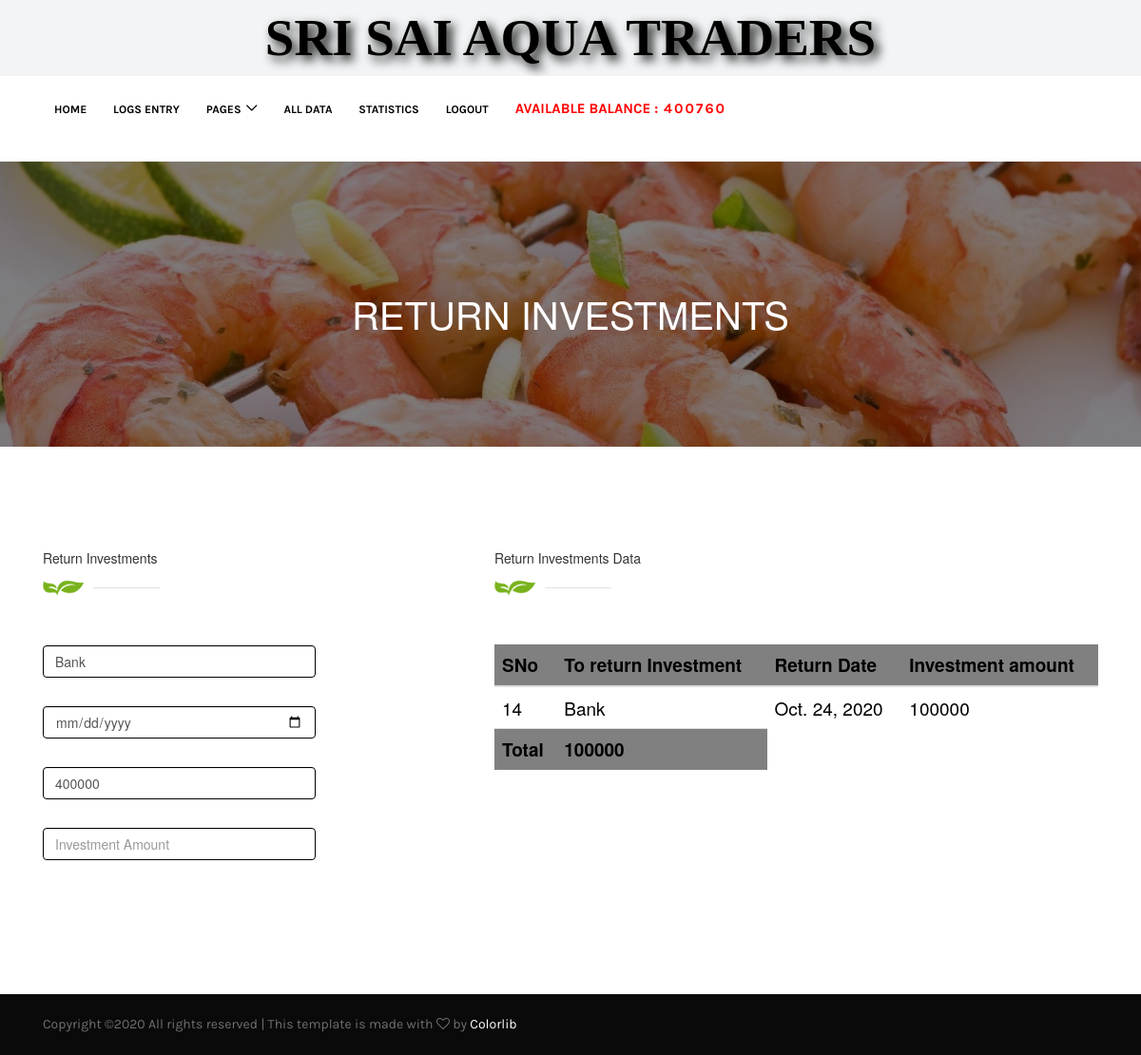
Page /retpay/16/ (signed in) on the committed database.
### pages/models.py (models this page shows, shortened)
class Investment(models.Model):
	From_Investment=models.CharField(max_length=50)
	Investment_Date=models.DateField(null=True)
	Investment_amount=models.IntegerField()

class Returninvestment(models.Model):
	id1=models.IntegerField(null=True)
	To_Return_Investment=models.CharField(max_length=50)
	Return_Investment_Date=models.DateField(null=True)
	Investment_amount=models.IntegerField()

### pages/views.py (the view, shortened to what this page needs)
# urls.py: path('retpay/<id>/', views.retpay,name="retpay"),
@login_required(login_url='/login/')
def retpay(request,id):
	if request.method=='GET':
		form=returninvestform()
	investment=Investment.objects.all().aggregate(Sum('Investment_amount'))['Investment_amount__sum'] or 0
	payment=Logs_Table.objects.all().aggregate(Sum('Payment'))['Payment__sum'] or 0
	returninvestment=Returninvestment.objects.all().aggregate(Sum('Investment_amount'))['Investment_amount__sum'] or 0
	paycom=Logs_Table.objects.all().aggregate(Sum('Total'))['Total__sum'] or 0
	retpays=Returninvestment.objects.all().aggregate(Sum('Investment_amount'))['Investment_amount__sum'] or 0
	idreturn=Returninvestment.objects.filter(id1=id).aggregate(Sum('Investment_amount'))['Investment_amount__sum'] or 0
	bankinterest=Bankinterest.objects.all().aggregate(Sum('Amount'))['Amount__sum'] or 0
	idinvest=Investment.objects.filter(id=id).aggregate(Sum('Investment_amount'))['Investment_amount__sum'] or 0
	context={
	'invlogs':Investment.objects.get(id=id),
	'idavail':idinvest-idreturn,
	'availbalance':math.floor(investment+paycom-payment-retpays-bankinterest),
	'invtotal':returninvestment,
	'investment':investment-returninvestment,
	'retinvestdata':Returninvestment.objects.all(),
	'form':form,
	}
	return render(request,'retpay.html',context)

### pages/forms.py
class returninvestform(forms.ModelForm):
	class Meta:
		model=Returninvestment
		fields=[
		'id1',
		'To_Return_Investment',
		'Return_Investment_Date',
		'Investment_amount',
		]

### pages/templates/retpay.html (shortened to what this page needs)
{% extends 'base.html' %}
{% load static %}
{% block content %}
<div class="breadcrumb-area bg-img bg-overlay jarallax" style="background-image: url({% static 'img/fishbanner.jpg' %});">
    <div class="container h-100">
      <div class="row h-100 align-items-center">
        <div class="col-12">
          <div class="breadcrumb-text">
            <h2> Return Investments</h2>
          </div>
        </div>
      </div>
    </div>
  </div>
  <section class="contact-area section-padding-100-0">
    <div class="container">
      <div class="row justify-content-between">
        <div class="col-12 col-lg-5">
          <div class="contact-content mb-100">
            <div class="section-heading">
              <h5>Return Investments</h5>
              <img src="{% static 'img/core-img/decor.png' %}" alt="">
            </div>
            <div class="contact-form-area">
              <form action="{% url 'retpay' invlogs.id %}" method="post">
                <div class="row">
                  <div class="col-lg-8">
                  </div>
                  <div class="col-lg-8">
                    <input type="text" class="form-control" name="To_Return_Investment" placeholder="To" value="{{ invlogs.From_Investment }}">
                  </div>
                  <div class="col-lg-8">
                    <input type="date" class="form-control" name="Return_Investment_Date" placeholder=" Investment Date">
                  </div>
                  <div class="col-lg-8">
                    <input type="text" class="form-control" id="Investment_amount1" value="{{ idavail }}" >
                  </div>
                  <div class="col-lg-8">
                    <input type="text" class="form-control" name="Investment_amount" id="Investment_amount"  placeholder="Investment Amount" onchange="retonchange();">
                  </div>
                  <div class="col-lg-8" >
                  </div>
                  <div class="col-12">
                  </div>
                </div>
              </form>
            </div>
          </div>
        </div>
 <div class="col-12 col-lg-7">
          <div class="contact-content mb-100">
            <div class="section-heading">
              <h5>Return Investments Data</h5>
              <img src="{% static 'img/core-img/decor.png' %}" alt="">
            </div>
           <table id="dtMaterialDesignExample" class="table" cellspacing="0" width="100%">
  <thead>
    <tr>
      <th class="th-sm">SNo
      </th>
      <th class="th-sm">To return Investment
      </th>
      <th class="th-sm">Return Date
      </th>
      <th class="th-sm">Investment amount
      </th>
    </tr>
  </thead>
  <tbody>
  	{% for i in retinvestdata %}
    <tr>
      <td>{{ i.id }}</td>
      <td>{{ i.To_Return_Investment }}</td>
      <td>{{ i.Return_Investment_Date }}</td>
      <td>{{ i.Investment_amount }}</td>
    </tr>
    {% endfor %}
  </tbody>
 <tfoot>
	<th>
		Total
	</th>
	<th>
		{{ invtotal }}
	</th>
</tfoot>
</table>
          </div>
        </div>
      </div>
    </div>
  </section>
{% endblock %}

### pages/static/style.css (style rules this page uses)
* { margin: 0; padding: 0; }
body { font-family: "Karla", sans-serif; color: #707070; }
h1, h2, h3, h4, h5, h6 { font-family: "Karla", sans-serif; color: #303030; line-height: 1.3; font-weight: 700; }
img { height: auto; max-width: 100%; }
.bg-img { background-position: center center; background-size: cover; background-repeat: no-repeat; }
.bg-overlay { position: relative; z-index: 2; background-position: center center; background-size: cover; }
.bg-overlay::after { background-color: rgba(0, 0, 0, 0.5); position: absolute; z-index: -1; top: 0; left: 0; width: 100%; height: 100%; content: ""; }
.jarallax { position: relative; z-index: 0; }
.mb-100 { margin-bottom: 100px !important; }
.section-padding-100-0 { padding-top: 100px; padding-bottom: 0; }
.section-heading { position: relative; z-index: 1; margin-bottom: 50px; }
.breadcrumb-area { position: relative; z-index: 1; width: 100%; height: 300px; }
.breadcrumb-area .breadcrumb-text { position: relative; z-index: 1; text-align: center; }
.breadcrumb-area .breadcrumb-text h2 { color: #ffffff; text-transform: uppercase; margin-bottom: 0; font-size: 40px; }
.form-control { position: relative; z-index: 2; height: 48px; width: 100%; background-color: #ffffff; font-size: 12px; margin-bottom: 30px; padding: 10px 30px; color: #707070; -webkit-transition-duration: 500ms; -o-transition-duration: 500ms; transition-duration: 500ms; border: 1px solid #e1e1e1; border-radius: 2px; }

### pages/static/css/classy-nav.css (style rules this page uses)
body { font-family: "Roboto", sans-serif; }
img { height: auto; max-width: 100%; }
.bg-img { background-position: center center; background-size: cover; background-repeat: no-repeat; }
.justify-content-between { -webkit-box-pack: justify; -ms-flex-pack: justify; justify-content: space-between; }

### pages/templates/base.html (style rules this page uses)
input[type="text"] { border:1px solid black; }
input[type="date"] { border:1px solid black; }
.table tr td,th { color: black; font-size: 19px; }
.table tr th { background-color: gray; }

### rows in the picture
Investment: To_Return_Investment "Bank"
Returninvestment: id "14", To_Return_Investment "Bank", Return_Investment_Date "Oct. 24, 2020", Investment_amount "100000"

### other values in the picture
{{ availbalance }} "400760"
{{ invtotal }} "100000"
